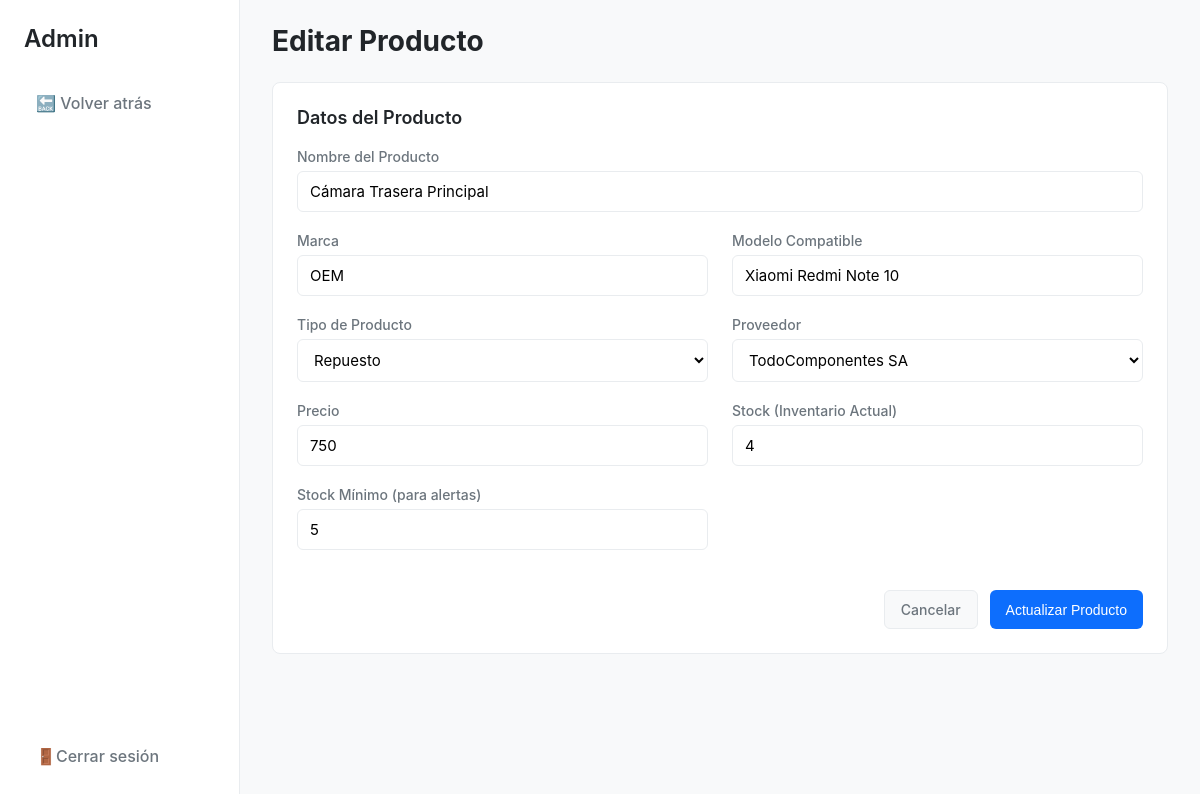
The app's page /admin/producto_editar.php?id=8 (signed in), older data.
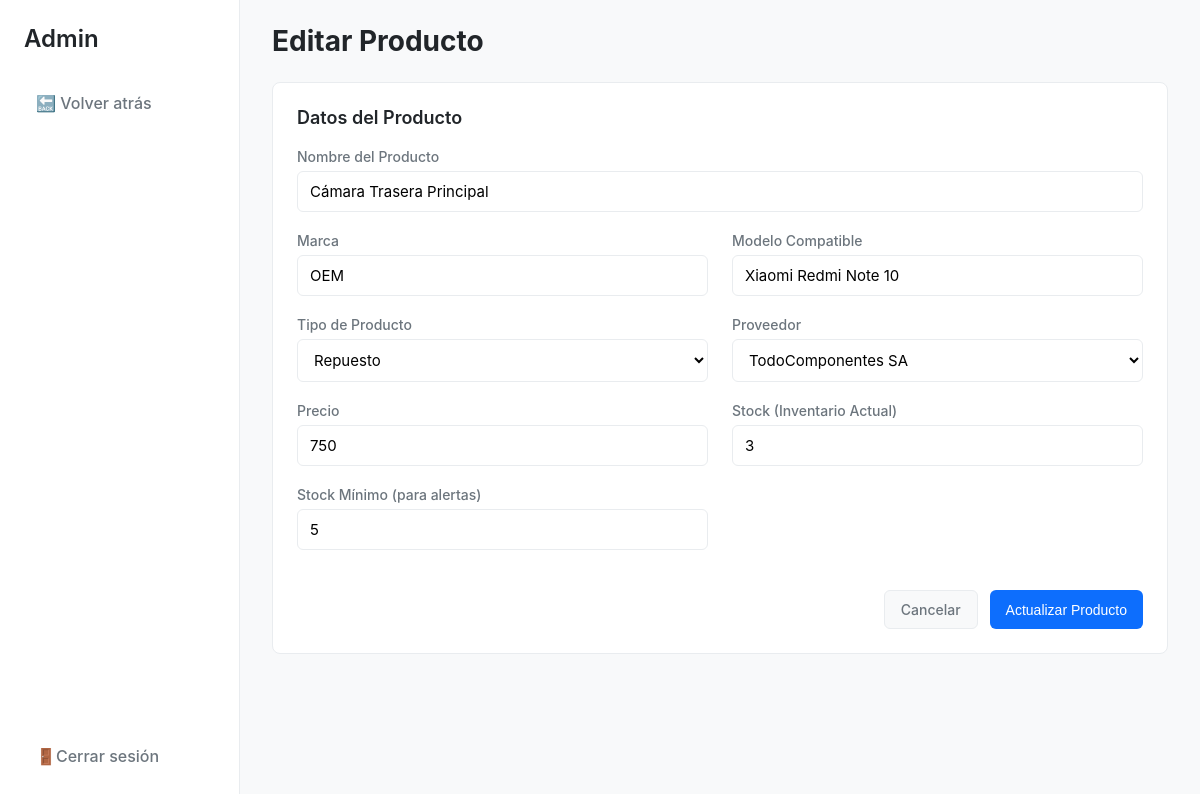
The same page, newer data.
### tables this page shows
CREATE TABLE `producto` (
  `id_producto` int(11) NOT NULL,
  `id_proveedor` int(11) NOT NULL,
  `nombre` varchar(100) NOT NULL,
  `marca` varchar(100) NOT NULL,
  `modelo_compatible` varchar(100) NOT NULL,
  `tipo_producto` enum('repuesto','accesorio','dispositivo') NOT NULL,
  `precio` decimal(10,0) NOT NULL,
  `stock` int(11) NOT NULL DEFAULT 0,
  `min_stock` int(11) NOT NULL DEFAULT 5,
  `nivel_alerta` enum('low','critical','normal') DEFAULT NULL
);

CREATE TABLE `proveedor` (
  `id_proveedor` int(11) NOT NULL,
  `id_empresa` int(11) NOT NULL,
  `nombre` varchar(100) NOT NULL,
  `pieza_accesorio` varchar(100) NOT NULL,
  `telefono` int(10) NOT NULL,
  `correo` varchar(100) NOT NULL,
  `direccion` varchar(100) NOT NULL
);

### html/admin/producto_editar.php (the view, shortened to what this page needs)
<?php
require '../config/conexion.php';
$id = $_GET['id'] ?? 0;
$stmt_prod = $pdo->prepare("SELECT * FROM producto WHERE id_producto = ?");
$stmt_prod->execute([$id]);
$producto = $stmt_prod->fetch(PDO::FETCH_ASSOC);
$stmt_prov = $pdo->query("SELECT id_proveedor, nombre FROM proveedor ORDER BY nombre");
$proveedores = $stmt_prov->fetchAll(PDO::FETCH_ASSOC);
$titulo_pagina = 'Editar Producto';
$action_url = 'producto_guardar.php';
?>
<!DOCTYPE html>
<html lang="es">
<head>
</head>
<body>
    <aside class="sidebar">
        <div class="sidebar-header">Admin</div>
         <nav class="sidebar-nav">
            <ul>
                <li><a href="javascript:history.back()">🔙 Volver atrás</a></li>
            </ul>
        </nav>
        <div class="sidebar-footer">
            <a href="/controllers/logout.php"><span>🚪</span> Cerrar sesión</a>
        </div>
    </aside>
    <main class="main-content">
        <header class="main-header">
            <h1><?php echo $titulo_pagina; ?></h1>
        </header>
        <div class="card">
            <h2 class="card-header">Datos del Producto</h2>
            <form action="<?php echo $action_url; ?>" method="POST">
                <div class="form-grid">
                    <div class="form-group form-col-span-2">
                        <label for="nombre">Nombre del Producto</label>
                        <input type="text" id="nombre" name="nombre" class="form-control" value="<?php echo htmlspecialchars($producto['nombre']); ?>" required>
                    </div>
                    <div class="form-group">
                        <label for="marca">Marca</label>
                        <input type="text" id="marca" name="marca" class="form-control" value="<?php echo htmlspecialchars($producto['marca']); ?>" required>
                    </div>
                    <div class="form-group">
                        <label for="modelo_compatible">Modelo Compatible</label>
                        <input type="text" id="modelo_compatible" name="modelo_compatible" class="form-control" value="<?php echo htmlspecialchars($producto['modelo_compatible']); ?>" required>
                    </div>
                    <div class="form-group">
                        <label for="tipo_producto">Tipo de Producto</label>
                        <select id="tipo_producto" name="tipo_producto" class="form-control" required>
                            <option value="repuesto" <?php echo ($producto['tipo_producto'] == 'repuesto') ? 'selected' : ''; ?>>Repuesto</option>
                        </select>
                    </div>
                    <div class="form-group">
                        <label for="id_proveedor">Proveedor</label>
                        <select id="id_proveedor" name="id_proveedor" class="form-control" required>
                            <?php foreach ($proveedores as $prov): ?>
                                <option value="<?php echo $prov['id_proveedor']; ?>" <?php echo ($producto['id_proveedor'] == $prov['id_proveedor']) ? 'selected' : ''; ?>>
                                    <?php echo htmlspecialchars($prov['nombre']); ?>
                                </option>
                            <?php endforeach; ?>
                        </select>
                    </div>
                    <div class="form-group">
                        <label for="precio">Precio</label>
                        <input type="number" step="0.01" id="precio" name="precio" class="form-control" value="<?php echo htmlspecialchars($producto['precio']); ?>" required>
                    </div>
                    <div class="form-group">
                        <label for="stock">Stock (Inventario Actual)</label>
                        <input type="number" id="stock" name="stock" class="form-control" value="<?php echo htmlspecialchars($producto['stock']); ?>" required>
                    </div>
                    <div class="form-group">
                        <label for="min_stock">Stock Mínimo (para alertas)</label>
                        <input type="number" id="min_stock" name="min_stock" class="form-control" value="<?php echo htmlspecialchars($producto['min_stock']); ?>" required>
                    </div>
                    <div class="form-actions form-col-span-2">
                        <a href="inventario.php" class="btn btn-secondary">Cancelar</a>
                        <button type="submit" class="btn btn-primary">Actualizar Producto</button>
                    </div>
                </div>
            </form>
        </div>
    </main>
</body>
</html>

Row changes from the older to the newer data that the page shows:
changed producto "Cámara Trasera Principal": stock "4" → "3"
